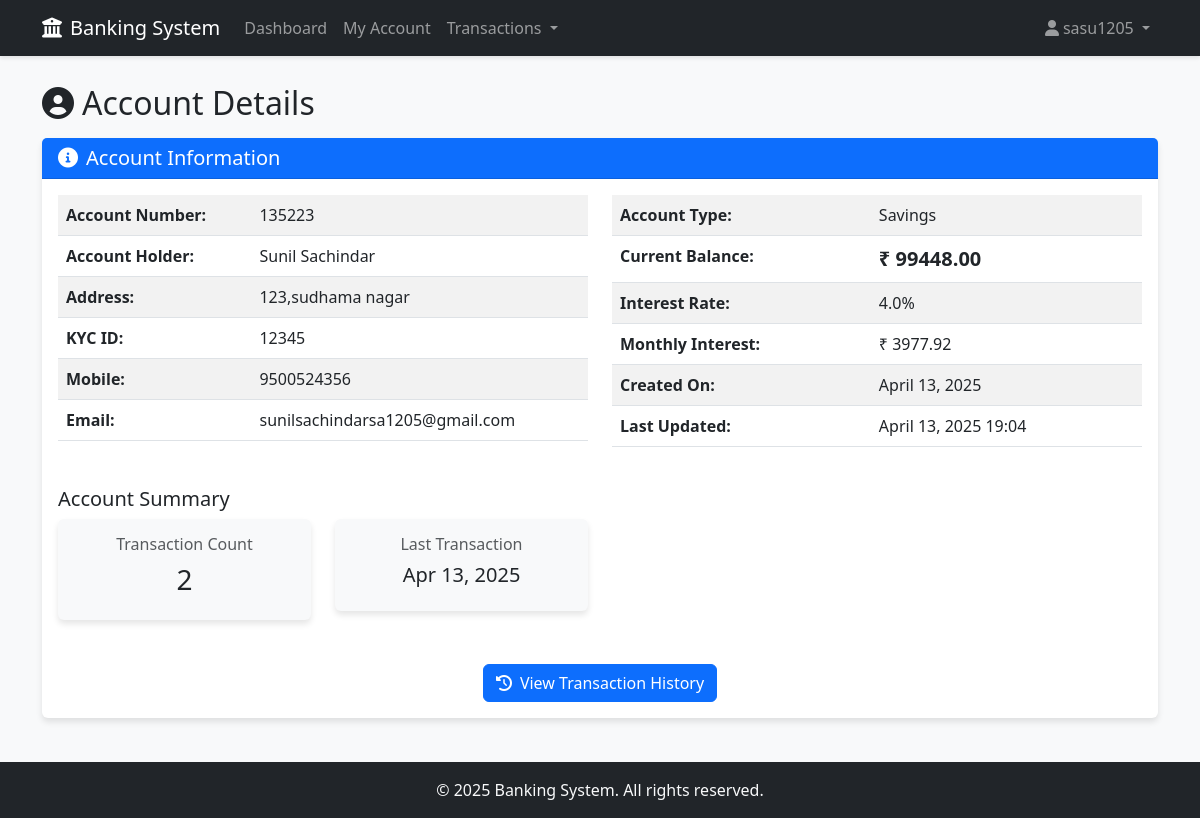
The app's page /accounts/detail/ (signed in) with its own data.
### authentication/models.py (models this page shows, shortened)
class User(AbstractUser):
    is_admin = models.BooleanField(default=False)
    account_no = models.IntegerField(null=True, blank=True)

### accounts/models.py (models this page shows, shortened)
class Account(models.Model):
    ACCOUNT_TYPES = [
        ('Savings', 'Savings'),
        ('Current', 'Current'),
        ('Deposit', 'Deposit'),
    ]
    account_no = models.IntegerField(primary_key=True)
    user = models.OneToOneField(User, on_delete=models.CASCADE, related_name='account', null=True)
    name = models.CharField(max_length=100)
    address = models.TextField()
    kyc = models.CharField(max_length=50, help_text="KYC identification")
    mobile = models.CharField(max_length=15)
    email = models.EmailField()
    account_type = models.CharField(max_length=20, choices=ACCOUNT_TYPES)
    balance = models.DecimalField(max_digits=12, decimal_places=2, default=0)
    interest_rate = models.FloatField(help_text="Interest rate for this account")
    created_date = models.DateTimeField(default=timezone.now)
    last_updated = models.DateTimeField(auto_now=True)
    def calculate_interest(self) -> float:
        return float(self.balance) * (self.interest_rate / 100)
    def get_account_summary(self):
        transaction_count = self.transactions.count()
        last_transaction = self.transactions.order_by('-timestamp').first()
        return {
            'account_no': self.account_no,
            'name': self.name,
            'account_type': self.account_type,
            'balance': self.balance,
            'interest_rate': self.interest_rate,
            'transaction_count': transaction_count,
            'last_transaction': last_transaction.timestamp if last_transaction else None,
        }

### transactions/models.py (models this page shows, shortened)
class Transaction(models.Model):
    TRANSACTION_TYPES = [
        ('DEPOSIT', 'Deposit'),
        ('WITHDRAWAL', 'Withdrawal'),
        ('TRANSFER_OUT', 'Transfer Out'),
        ('TRANSFER_IN', 'Transfer In'),
    ]
    STATUS_CHOICES = [
        ('SUCCESS', 'Success'),
        ('PENDING', 'Pending'),
        ('FAILED', 'Failed'),
    ]
    account = models.ForeignKey(Account, on_delete=models.CASCADE, related_name='transactions')
    transaction_type = models.CharField(max_length=20, choices=TRANSACTION_TYPES)
    amount = models.DecimalField(max_digits=12, decimal_places=2)
    timestamp = models.DateTimeField(default=timezone.now)
    status = models.CharField(max_length=10, choices=STATUS_CHOICES, default='SUCCESS')
    description = models.TextField(blank=True, null=True)
    class Meta:
        ordering = ['-timestamp']

### accounts/views.py (the view)
# urls.py: path('detail/', views.account_detail_view, name='account_detail'),
@login_required
def account_detail_view(request, account_no=None):
    user = request.user
    if account_no is None and hasattr(user, 'account'):
        account = user.account
    elif account_no and (user.is_admin or (hasattr(user, 'account') and user.account.account_no == account_no)):
        account = get_object_or_404(Account, account_no=account_no)
    else:
        messages.error(request, "You do not have permission to view this account.")
        return redirect('dashboard')
    account_summary = account.get_account_summary()
    monthly_interest = account.calculate_interest()
    context = {
        'account': account,
        'account_summary': account_summary,
        'monthly_interest': monthly_interest,
    }
    return render(request, 'accounts/account_detail.html', context)

### templates/accounts/account_detail.html (shortened to what this page needs)
{% extends 'base/base.html' %}
{% load static %}
{% block content %}
<div class="row mb-4">
    <div class="col-md-12">
        <h2 class="mb-3"><i class="fas fa-user-circle me-2"></i>Account Details</h2>
        <div class="card">
            <div class="card-header bg-primary text-white">
                <h5 class="mb-0"><i class="fas fa-info-circle me-2"></i>Account Information</h5>
            </div>
            <div class="card-body">
                <div class="row">
                    <div class="col-md-6">
                        <table class="table table-striped">
                            <tr>
                                <th>Account Number:</th>
                                <td>{{ account.account_no }}</td>
                            </tr>
                            <tr>
                                <th>Account Holder:</th>
                                <td>{{ account.name }}</td>
                            </tr>
                            <tr>
                                <th>Address:</th>
                                <td>{{ account.address }}</td>
                            </tr>
                            <tr>
                                <th>KYC ID:</th>
                                <td>{{ account.kyc }}</td>
                            </tr>
                            <tr>
                                <th>Mobile:</th>
                                <td>{{ account.mobile }}</td>
                            </tr>
                            <tr>
                                <th>Email:</th>
                                <td>{{ account.email }}</td>
                            </tr>
                        </table>
                    </div>
                    <div class="col-md-6">
                        <table class="table table-striped">
                            <tr>
                                <th>Account Type:</th>
                                <td>{{ account.account_type }}</td>
                            </tr>
                            <tr>
                                <th>Current Balance:</th>
                                <td class="fw-bold fs-5">₹ {{ account.balance }}</td>
                            </tr>
                            <tr>
                                <th>Interest Rate:</th>
                                <td>{{ account.interest_rate }}%</td>
                            </tr>
                            <tr>
                                <th>Monthly Interest:</th>
                                <td>₹ {{ monthly_interest|floatformat:2 }}</td>
                            </tr>
                            <tr>
                                <th>Created On:</th>
                                <td>{{ account.created_date|date:"F d, Y" }}</td>
                            </tr>
                            <tr>
                                <th>Last Updated:</th>
                                <td>{{ account.last_updated|date:"F d, Y H:i" }}</td>
                            </tr>
                        </table>
                    </div>
                </div>
                <div class="mt-4">
                    <h5>Account Summary</h5>
                    <div class="row">
                        <div class="col-md-3">
                            <div class="card bg-light">
                                <div class="card-body text-center">
                                    <h6 class="text-muted">Transaction Count</h6>
                                    <h3>{{ account_summary.transaction_count }}</h3>
                                </div>
                            </div>
                        </div>
                        <div class="col-md-3">
                            <div class="card bg-light">
                                <div class="card-body text-center">
                                    <h6 class="text-muted">Last Transaction</h6>
                                    <h5>{{ account_summary.last_transaction|date:"M d, Y"|default:"N/A" }}</h5>
                                </div>
                            </div>
                        </div>
                    </div>
                </div>
                <div class="text-center mt-4">
                    <a href="{% url 'transaction_history' %}" class="btn btn-primary">
                        <i class="fas fa-history me-2"></i>View Transaction History
                    </a>
                </div>
            </div>
        </div>
    </div>
</div>
{% endblock %}

### templates/base/base.html (shortened to what this page needs)
<!DOCTYPE html>
<html lang="en">
<head>
    <link href="https://cdn.jsdelivr.net/npm/bootstrap@5.3.0-alpha1/dist/css/bootstrap.min.css" rel="stylesheet">
    <link rel="stylesheet" href="https://cdnjs.cloudflare.com/ajax/libs/font-awesome/6.0.0/css/all.min.css">
</head>
<body>
    <nav class="navbar navbar-expand-lg navbar-dark bg-dark fixed-top">
        <div class="container">
            <a class="navbar-brand" href="{% url 'dashboard' %}">
                <i class="fas fa-university me-2"></i>Banking System
            </a>
            <div class="collapse navbar-collapse" id="navbarNav">
                {% if user.is_authenticated %}
                <ul class="navbar-nav me-auto">
                    <li class="nav-item">
                        <a class="nav-link" href="{% url 'dashboard' %}">Dashboard</a>
                    </li>
                    {% if user.is_admin %}
                    <li class="nav-item dropdown">
                        <a class="nav-link dropdown-toggle" href="#" id="accountsDropdown" role="button"
                           data-bs-toggle="dropdown" aria-expanded="false">
                            Accounts
                        </a>
                        <ul class="dropdown-menu" aria-labelledby="accountsDropdown">
                            <li><a class="dropdown-item" href="{% url 'create_account' %}">Create Account</a></li>
                            <li><a class="dropdown-item" href="{% url 'account_lookup' %}">Account Lookup</a></li>
                            <li><a class="dropdown-item" href="{% url 'admin_accounts' %}">All Accounts</a></li>
                        </ul>
                    </li>
                    <li class="nav-item dropdown">
                        <a class="nav-link dropdown-toggle" href="#" id="transactionsDropdown" role="button"
                           data-bs-toggle="dropdown" aria-expanded="false">
                            Transactions
                        </a>
                        <ul class="dropdown-menu" aria-labelledby="transactionsDropdown">
                            <li><a class="dropdown-item" href="{% url 'deposit' %}">Deposit</a></li>
                            <li><a class="dropdown-item" href="{% url 'withdraw' %}">Withdraw</a></li>
                            <li><a class="dropdown-item" href="{% url 'transfer' %}">Transfer</a></li>
                            <li><a class="dropdown-item" href="{% url 'transaction_history' %}">Transaction History</a></li>
                            <li><a class="dropdown-item" href="{% url 'admin_transactions' %}">All Transactions</a></li>
                        </ul>
                    </li>
                    {% else %}
                    <li class="nav-item">
                        <a class="nav-link" href="{% url 'account_detail' %}">My Account</a>
                    </li>
                    <li class="nav-item dropdown">
                        <a class="nav-link dropdown-toggle" href="#" id="transactionsDropdown" role="button"
                           data-bs-toggle="dropdown" aria-expanded="false">
                            Transactions
                        </a>
                    </li>
                    {% endif %}
                </ul>
                <ul class="navbar-nav">
                    <li class="nav-item dropdown">
                        <a class="nav-link dropdown-toggle" href="#" id="userDropdown" role="button"
                           data-bs-toggle="dropdown" aria-expanded="false">
                            <i class="fas fa-user me-1"></i>{{ user.username }}
                        </a>
                    </li>
                </ul>
                {% endif %}
            </div>
        </div>
    </nav>
    <div class="container mt-4">
        {% block content %}{% endblock %}
    </div>
    <footer class="footer mt-auto py-3 bg-dark">
        <div class="container text-center">
            <span class="text-light">&copy; 2025 Banking System. All rights reserved.</span>
        </div>
    </footer>
</body>
</html>

### templates/base/base.html (style rules this page uses)
body { padding-top: 60px; background-color: #f8f9fa; }
.navbar { box-shadow: 0 2px 4px rgba(0,0,0,.1); }
.card { margin-bottom: 20px; box-shadow: 0 4px 6px rgba(0,0,0,.1); border: none; }
.card-header { background-color: #f8f9fa; border-bottom: 1px solid rgba(0,0,0,.125); font-weight: 600; }
.footer { margin-top: 40px; padding: 20px 0; background-color: #343a40; color: white; }

### records on screen
User: username "sasu1205"
Account: account_no "135223", name "Sunil Sachindar", address "123,sudhama nagar", kyc "12345", mobile "9500524356", email "sunilsachindarsa1205@gmail.com", account_type "Savings", balance "99448.00", interest_rate "4.0", created_date "April 13, 2025", last_updated "April 13, 2025 19:04"
Transaction: last_transaction "Apr 13, 2025"

### other values on screen
{{ monthly_interest|floatformat:2 }} "3977.92"
{{ account_summary.transaction_count }} "2"
